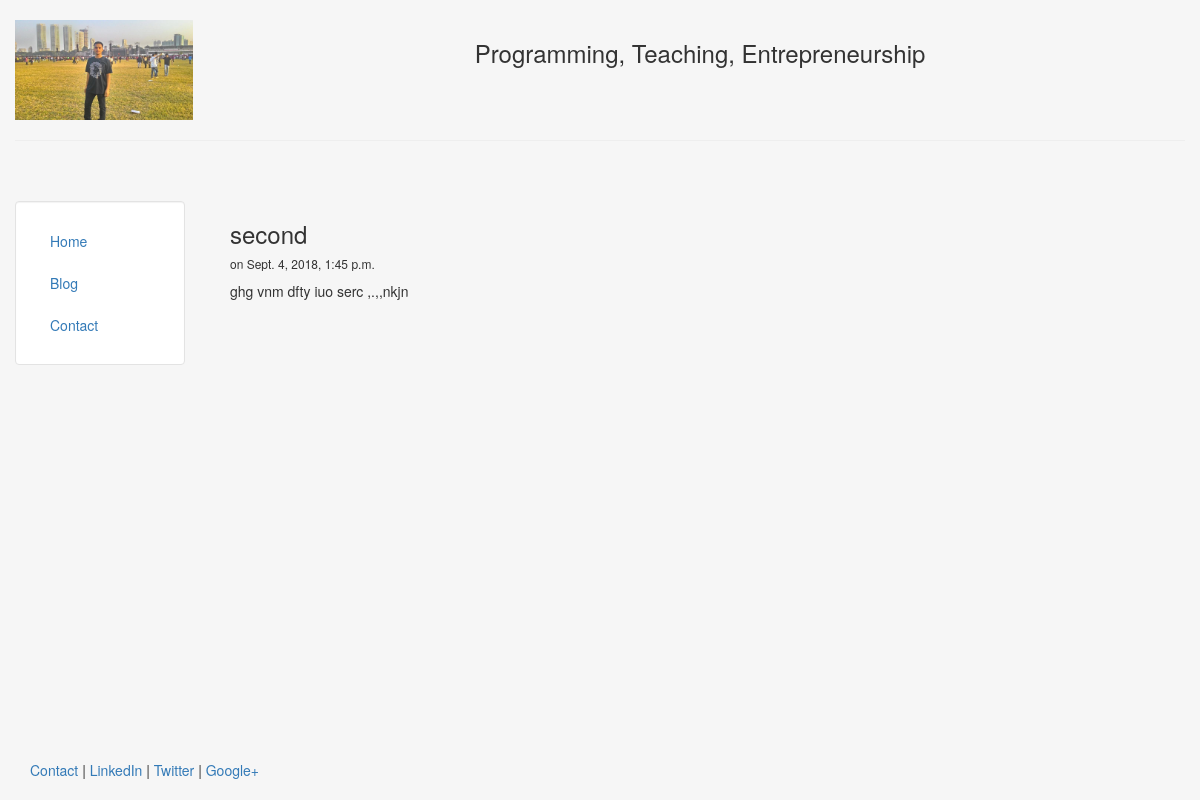
Page /blog/2 on the committed database.
### blog/models.py (models this page shows, shortened)
class Post(models.Model):
    title = models.CharField(max_length=100)
    body = models.TextField()
    date = models.DateTimeField()

### blog/templates/blog/post.html
{% extends "personal/header.html" %}
{% block content %}
	<h3> {{ post.title }} </h3>
	<h6> on {{ post.date}} </h6>
	{{ post.body|safe|linebreaks }}
{% endblock %}

### personal/templates/personal/header.html (style rules this page uses)
html, body { height:100% }

### rows in the picture
Post: title "second", date "Sept. 4, 2018, 1:45 p.m.", body "ghg vnm dfty iuo serc ,.,,nkjn"
